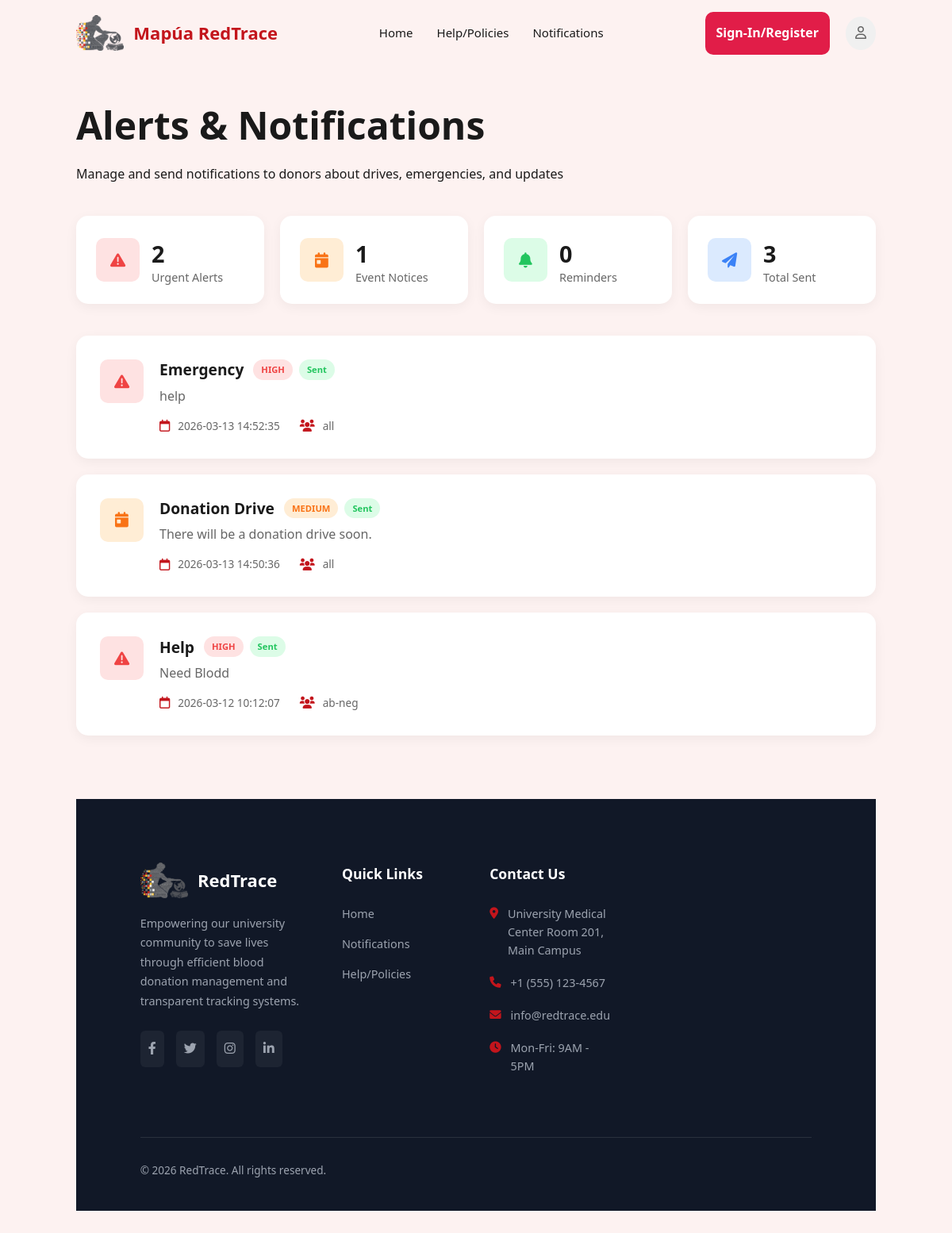
Screenshot of /V7/notifications.php with the database file from the repository.
### tables this page shows
CREATE TABLE `notifications` (
  `id` int(6) UNSIGNED ZEROFILL NOT NULL,
  `type` varchar(20) DEFAULT NULL,
  `title` varchar(255) DEFAULT NULL,
  `message` text DEFAULT NULL,
  `priority` varchar(10) DEFAULT NULL,
  `recipients` varchar(50) DEFAULT NULL,
  `created_at` datetime DEFAULT current_timestamp()
);

### V7/notifications.php (the view, shortened to what this page needs)
<?php
include 'config.php';
$urgent_count = $conn->query("SELECT COUNT(*) as total FROM notifications WHERE type='urgent'")
->fetch_assoc()['total'];
$event_count = $conn->query("SELECT COUNT(*) as total FROM notifications WHERE type='event'")
->fetch_assoc()['total'];
$reminder_count = $conn->query("SELECT COUNT(*) as total FROM notifications WHERE type='reminder'")
->fetch_assoc()['total'];
$total_count = $conn->query("SELECT COUNT(*) as total FROM notifications")
->fetch_assoc()['total'];
?>
<!doctype html>
<html lang="en">
  <head>
    <link rel="stylesheet" href="style.css" />
    <link
      rel="stylesheet"
      href="https://cdnjs.cloudflare.com/ajax/libs/font-awesome/6.0.0/css/all.min.css"
    />
  </head>
  <body class="notifications-page help-page">
    <header id="main-header">
      <nav class="navbar">
        <div class="logo">
          <a
            href="index.php"
            style="
              text-decoration: none;
              display: flex;
              align-items: center;
              gap: 12px;
              color: inherit;
            "
          >
            <img src="mapua-logo.png" alt="Mapúa Logo" />
            <span>Mapúa RedTrace</span>
          </a>
        </div>
        <ul class="nav-links">
          <li><a href="index.php">Home</a></li>
          <li><a href="help.php">Help/Policies</a></li>
          <li><a href="notifications.php">Notifications</a></li>
        </ul>
        <div class="nav-actions">
              <?php if(isset($_SESSION['user_id'])) { ?>
              <span style="color:1a1a1a;font-weight:600;">
              Welcome, <?php echo $_SESSION['name']; ?>
              </span>
              <?php } else { ?>
              <a href="login.html" class="btn btn-red" style="text-decoration:none;">
              Sign-In/Register
              </a>
              <?php } ?>
          <div class="user-icon"><i class="fa-regular fa-user"></i></div>
        </div>
      </nav>
    </header>
    <main class="notifications-container">
      <section class="notif-header">
        <h1>Alerts & Notifications</h1>
        <p>
          Manage and send notifications to donors about drives, emergencies, and
          updates
        </p>
      </section>
      <div class="notif-stats-grid">
        <div class="notif-stat-card">
          <div class="icon-box red-light">
            <i class="fa-solid fa-triangle-exclamation"></i>
          </div>
          <div class="stat-info">
            <span class="count"><?php echo $urgent_count; ?></span><span class="label">Urgent Alerts</span>
          </div>
        </div>
        <div class="notif-stat-card">
          <div class="icon-box orange-light">
            <i class="fa-solid fa-calendar-day"></i>
          </div>
          <div class="stat-info">
            <span class="count"><?php echo $event_count; ?></span><span class="label">Event Notices</span>
          </div>
        </div>
        <div class="notif-stat-card">
          <div class="icon-box green-light">
            <i class="fa-solid fa-bell"></i>
          </div>
          <div class="stat-info">
           <span class="count"><?php echo $reminder_count; ?></span><span class="label">Reminders</span>
          </div>
        </div>
        <div class="notif-stat-card">
          <div class="icon-box blue-light">
            <i class="fa-solid fa-paper-plane"></i>
          </div>
          <div class="stat-info">
            <span class="count"><?php echo $total_count; ?></span><span class="label">Total Sent</span>
          </div>
        </div>
      </div>
    <div class="notif-list" id="notif-list">
          <?php
          include 'config.php';
          $sql = "SELECT * FROM notifications ORDER BY created_at DESC";
          $result = $conn->query($sql);
          while($row = $result->fetch_assoc()){
          $type = $row['type'];
          $icon = "fa-circle-info";
          $color = "blue-light";
          if($type == "urgent"){
          $icon = "fa-triangle-exclamation";
          $color = "red-light";
          }
          if($type == "event"){
          $icon = "fa-calendar-day";
          $color = "orange-light";
          }
          ?>
          <div class="notif-card <?php echo $row['type']; ?>">
          <div class="icon-box <?php echo $color; ?>">
          <i class="fa-solid <?php echo $icon; ?>"></i>
          </div>
          <div class="card-content">
          <div class="card-title-row">
          <h3><?php echo $row['title']; ?></h3>
          <div class="badges">
          <span class="badge <?php echo $row['priority']; ?>">
          <?php echo strtoupper($row['priority']); ?>
          </span>
          <span class="badge status">Sent</span>
          </div>
          </div>
          <p><?php echo $row['message']; ?></p>
          <div class="card-meta">
          <span><i class="fa-regular fa-calendar"></i> <?php echo $row['created_at']; ?></span>
          <span><i class="fa-solid fa-users"></i> <?php echo $row['recipients']; ?></span>
          </div>
          </div>
          </div>
          <?php } ?>
</div>
    <footer>
      <div class="footer-container">
        <div class="footer-brand">
          <div class="logo">
            <img src="mapua-logo.png" alt="Mapúa Logo" />
            <span>RedTrace</span>
          </div>
          <p>
            Empowering our university community to save lives through efficient
            blood donation management and transparent tracking systems.
          </p>
          <div class="social-icons">
            <a href="#"><i class="fa-brands fa-facebook-f"></i></a>
            <a href="#"><i class="fa-brands fa-twitter"></i></a>
            <a href="#"><i class="fa-brands fa-instagram"></i></a>
            <a href="#"><i class="fa-brands fa-linkedin-in"></i></a>
          </div>
        </div>
        <div class="footer-links">
          <h4>Quick Links</h4>
          <a href="index.php">Home</a>
          <a href="notifications.php">Notifications</a>
          <a href="help.php">Help/Policies</a>
        </div>
        <div class="footer-contact">
          <h4>Contact Us</h4>
          <p>
            <i class="fa-solid fa-location-dot"></i> University Medical Center
            Room 201, Main Campus
          </p>
          <p><i class="fa-solid fa-phone"></i> +1 (555) 123-4567</p>
          <p><i class="fa-solid fa-envelope"></i> info@redtrace.edu</p>
          <p><i class="fa-solid fa-clock"></i> Mon-Fri: 9AM - 5PM</p>
        </div>
      </div>
      <div class="footer-bottom">
        <p>&copy; 2026 RedTrace. All rights reserved.</p>
      </div>
    </footer>
  </body>
</html>

### rows the page displays
notifications: title "Emergency", priority "HIGH", message "help", created_at "2026-03-13 14:52:35", recipients "all"
notifications: title "Donation Drive", priority "MEDIUM", message "There will be a donation drive soon.", created_at "2026-03-13 14:50:36", recipients "all"
notifications: title "Help", priority "HIGH", message "Need Blodd", created_at "2026-03-12 10:12:07", recipients "ab-neg"

### other values shown
$urgent_count "2"
$event_count "1"
$reminder_count "0"
$total_count "3"
